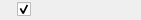
<?xml version="1.0" encoding="UTF-8"?>
<ui version="4.0">
 <class>Form</class>
 <widget class="QWidget" name="Form">
  <property name="geometry">
   <rect>
    <x>0</x>
    <y>0</y>
    <width>141</width>
    <height>20</height>
   </rect>
  </property>
  <property name="windowTitle">
   <string>Form</string>
  </property>
  <layout class="QHBoxLayout" name="horizontalLayout">
   <property name="leftMargin">
    <number>0</number>
   </property>
   <property name="topMargin">
    <number>0</number>
   </property>
   <property name="rightMargin">
    <number>0</number>
   </property>
   <property name="bottomMargin">
    <number>0</number>
   </property>
   <item>
    <widget class="QCheckBox" name="show_checkbox">
     <property name="sizePolicy">
      <sizepolicy hsizetype="Maximum" vsizetype="Maximum">
       <horstretch>0</horstretch>
       <verstretch>0</verstretch>
      </sizepolicy>
     </property>
     <property name="text">
      <string/>
     </property>
     <property name="checked">
      <bool>true</bool>
     </property>
    </widget>
   </item>
   <item>
    <widget class="QPushButton" name="color_button">
     <property name="sizePolicy">
      <sizepolicy hsizetype="Fixed" vsizetype="Fixed">
       <horstretch>0</horstretch>
       <verstretch>0</verstretch>
      </sizepolicy>
     </property>
     <property name="minimumSize">
      <size>
       <width>20</width>
       <height>20</height>
      </size>
     </property>
     <property name="autoFillBackground">
      <bool>true</bool>
     </property>
     <property name="text">
      <string/>
     </property>
     <property name="flat">
      <bool>true</bool>
     </property>
    </widget>
   </item>
   <item>
    <widget class="QLabel" name="series_name">
     <property name="sizePolicy">
      <sizepolicy hsizetype="Maximum" vsizetype="Maximum">
       <horstretch>0</horstretch>
       <verstretch>0</verstretch>
      </sizepolicy>
     </property>
     <property name="text">
      <string>&lt;series_name&gt;</string>
     </property>
    </widget>
   </item>
  </layout>
 </widget>
 <resources/>
 <connections/>
</ui>
